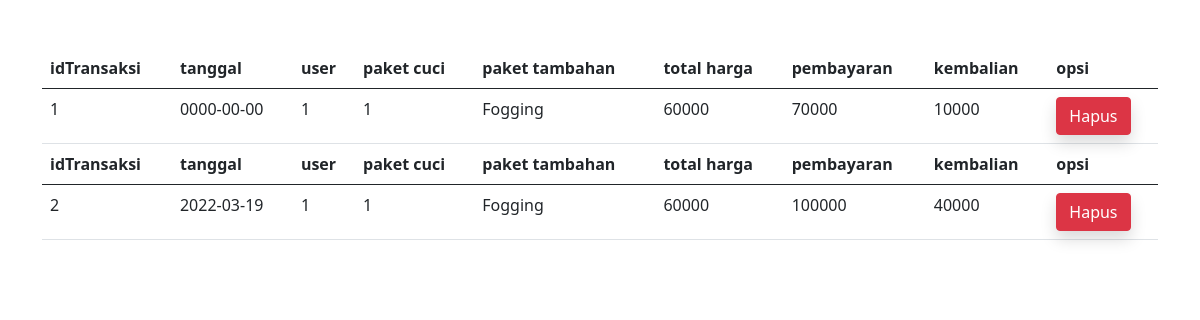
Page /listTransaksi.php (signed in) on the committed database.
### tables this page shows
CREATE TABLE `tbtransaksi` (
  `idtransaksi` int(11) NOT NULL,
  `tgltransaksi` date NOT NULL,
  `iduser` int(11) NOT NULL,
  `idpaketcuci` int(11) NOT NULL,
  `namapakettambahan` varchar(100) NOT NULL,
  `totalharga` int(50) NOT NULL,
  `pembayaran` int(50) NOT NULL,
  `kembalian` int(50) NOT NULL
);

### listTransaksi.php (the view, shortened to what this page needs)
<?php
include 'connect.php';
$query = "SELECT * FROM tbtransaksi";
$result = mysqli_query($db, $query);
?>
<!doctype html>
<html lang="en">
  <head>
    <link href="https://cdn.jsdelivr.net/npm/bootstrap@5.0.2/dist/css/bootstrap.min.css" rel="stylesheet">
  </head>
  <body>
<form action="" method="post">
    <div class="container py-5">
        <table class="table">
            <thead>
            <?php foreach ($result as $trt) : ?>
            <tr>
              <th scope="col">idTransaksi</th>
              <th scope="col">tanggal</th>
              <th scope="col">user</th>
              <th scope="col">paket cuci</th>
              <th scope="col">paket tambahan</th>
              <th scope="col">total harga</th>
              <th scope="col">pembayaran</th>
              <th scope="col">kembalian</th>
              <th scope="col">opsi</th>
            </tr>
          </thead>
          <tbody>
            <tr>
                  <td><?= $trt['idtransaksi'] ?></td>
                  <td><?= $trt['tgltransaksi'] ?></td>
                  <td><?= $trt['iduser'] ?></td>
                  <td><?= $trt['idpaketcuci'] ?></td>
                  <td><?= $trt['namapakettambahan'] ?></td>
                  <td><?= $trt['totalharga'] ?></td>
                  <td><?= $trt['pembayaran'] ?></td>
                  <td><?= $trt['kembalian'] ?></td>
                  <td>  <a href="hapus.php?idtransaksi=<?= $trt['idtransaksi']; ?>" class="btn btn-danger shadow bi bi-trash-fill" onclick="return confirm('apakah yakin akan dihapus?')">Hapus</a></td>
              <?php endforeach?>
        </tbody>
      </table>
      </div>
    </form>
  </body>
</html>

### rows in the picture
tbtransaksi: idtransaksi "1", tgltransaksi "0000-00-00", iduser "1", idpaketcuci "1", namapakettambahan "Fogging", totalharga "60000", pembayaran "70000", kembalian "10000"
tbtransaksi: idtransaksi "2", tgltransaksi "2022-03-19", iduser "1", idpaketcuci "1", namapakettambahan "Fogging", totalharga "60000", pembayaran "100000", kembalian "40000"
